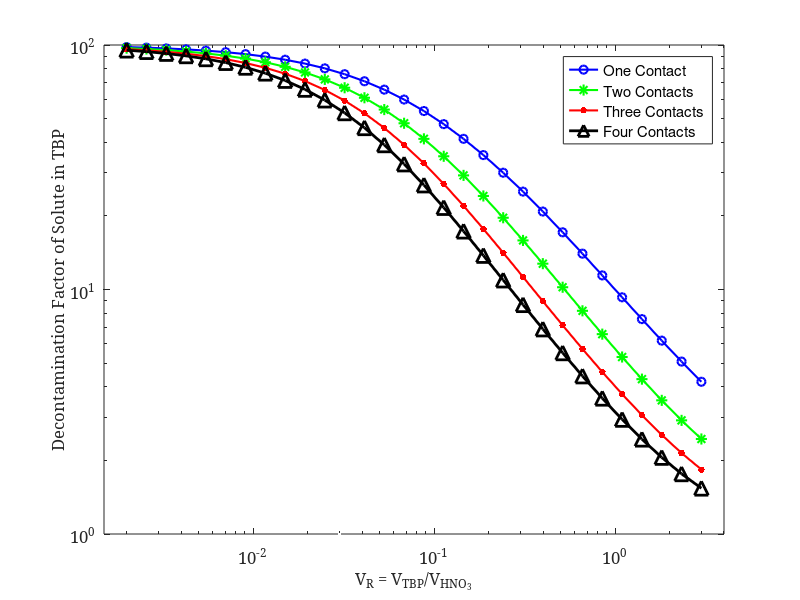

The MATLAB source for this figure:
%This program makes a graph showing how volume affects the mass in each 
% portion of solutionm, and single Step decontamination factors.

N=30; % Make N = 30 for prettier graphs

%%%%%%%%%%%%%%%%%%%%%%%%%%%%%%%%%%%%%%%%%%%%%%%%%%%%%%%%%%%%%%%%%%%%%%%%%%%
%%%%%%%%%%%%%%%%%%%%% Variables/Input/Setup %%%%%%%%%%%%%%%%%%%%%%%%%%%%%%%
%%%%%%%%%%%%%%%%%%%%%%%%%%%%%%%%%%%%%%%%%%%%%%%%%%%%%%%%%%%%%%%%%%%%%%%%%%%

%Volume of TBP added to stock solution
vtl=logspace(-3,0.176091,N);  %Log Space
vt=linspace(0,1.5*2,N);         %Linear Space

%Volume of stock solution (held constant)
vh=0.5;

%Uranium,Pu, Ru, Zr, Nb, Rare earch distribution coefficents
%estimated from reactor handbook for our experiment.
DR=[20,10,0.1,0.01,0.001,0.0001];
%Mass Percent in TBP
pt=zeros(length(DR),length(vt));
ptl=zeros(length(DR),length(vtl));
%Mass Percent in TBP second conatct?
pt2=zeros(length(DR),length(vt));
pt2l=zeros(length(DR),length(vtl));
%Mass Percent in TBP third contact
pt3=zeros(length(DR),length(vt));
pt3l=zeros(length(DR),length(vtl));
%Mass Percent in TBP fourth contact
pt4=zeros(length(DR),length(vt));
pt4l=zeros(length(DR),length(vtl));


%Sum of mass percent after four contacts
spt4=zeros(length(DR),length(vt));
spt4l=zeros(length(DR),length(vt));


%Decontamination factor with respect to Pu
DF=zeros(length(DR)-2,length(vt)); %No U and Pu
DFl=zeros(length(DR)-2,length(vt)); %No U and Pu
%Decontamination factor with respect to Pu second contact?
DF2=zeros(length(DR)-2,length(vt));
DF2l=zeros(length(DR)-2,length(vt));

DF2C=zeros(length(DR)-2,length(vt));
DF2Cl=zeros(length(DR)-2,length(vt));

DF3Cl=zeros(length(DR)-2,length(vt));

%Decontamination factor with respect to Pu combined fourth contact?
DF4C=zeros(length(DR)-2,length(vt));
DF4Cl=zeros(length(DR)-2,length(vt));


%DFOAl=zeros(1,length(vt)); %A single decontamination factor for the listed elements
ptls=zeros(1,length(vt)); %Sum up all the fractions
ptls2=zeros(1,length(vt)); %Sum up all the fractions for the second contact

%%%%%%%%%%%%%%%%%%%%%%%%%%%%%%%%%%%%%%%%%%%%%%%%%%%%%%%%%%%%%%%%%%%%%%%%%%%
%%%%%%%%%%%%%%%%%%%%%%%%%% Calculations %%%%%%%%%%%%%%%%%%%%%%%%%%%%%%%%%%%
%%%%%%%%%%%%%%%%%%%%%%%%%%%%%%%%%%%%%%%%%%%%%%%%%%%%%%%%%%%%%%%%%%%%%%%%%%%

%%%%%%% Calculate the percent in TBP for each Distribution ratio %%%%%%%%%%

%Multiply the separation by 5/7 because we remove only 0.5 ml not 0.7
Hold_up=1;

for i=1:length(DR)
   
   %First contact (remember l stands for logrithmic scale)
   %pt(i,:)=1-((((DR(i).*vt)./vh)+1).^-1);
   pt(i,:)=1./(1+(1/DR(i)).*(vh./vt)).*Hold_up; %Same calculation just another form
   ptl(i,:)=(1-((((DR(i).*vtl)./vh)+1).^-1)).*Hold_up;
   
   
   %Second Contact (if we keep the volume ratio the same between the first
   %and second contacts)
   pt2(i,:)=(1-pt(i,:)).*pt(i,:);
   pt2l(i,:)=(1-ptl(i,:)).*ptl(i,:);
   
   %Third (I think this is right- I didn't think about this)
   pt3(i,:)=(1-pt2(i,:)-pt(i,:)).*pt(i,:);
   pt3l(i,:)=(1-pt2l(i,:)-ptl(i,:)).*ptl(i,:);
   
   %Fourth (I think this is right - I didn't think about this)
   pt4(i,:)=(1-pt3(i,:)-pt2(i,:)-pt(i,:)).*pt(i,:);
   pt4l(i,:)=(1-pt3l(i,:)-pt2l(i,:)-ptl(i,:)).*ptl(i,:);
   
   %Let us add up all the previous
   spt4=pt(i,:)+pt2(i,:)+pt3(i,:)+pt4(i,:);
   spt4l=ptl(i,:)+pt2l(i,:)+pt3l(i,:)+pt4l(i,:);
   
   
end





%%%%%%%%%%%%%%%% Calculate the DF with respect to Pu %%%%%%%%%%%%%%%%%%%%%%

for i=3:length(DR) %i starts at 3 because FP start at 3
    %Decontamination factors for the first contact
    DF(i-2,:)=pt(2,:).*(pt(i,:).^-1);
    DFl(i-2,:)=ptl(2,:).*(ptl(i,:).^-1);
    
    %Decontamination factors for the second contact
    DF2(i-2,:)=pt2(2,:).*(pt2(i,:).^-1);
    DF2l(i-2,:)=pt2l(2,:).*(pt(i,:).^-1);
    
    %Combined decontamination factors (after second contact)
    DF2C(i-2,:)=(pt(2,:)+pt2(2,:)).*((pt(i,:)+pt2(i,:)).^-1);
    DF2Cl(i-2,:)=(ptl(2,:)+pt2l(2,:)).*((ptl(i,:)+pt2l(i,:)).^-1);
    
    %Third and fourth contacts can be carried out in a similiar way with a
    %more clever code
    
    DF3Cl(i-2,:)=(ptl(2,:)+pt2l(2,:)+pt3l(2,:)).*((ptl(i,:)+pt2l(i,:)+pt3l(i,:)).^-1);
    
    %Combined Decontamination factors (after fourth contact)
    DF4C(i-2,:)=(pt(2,:)+pt2(2,:)+pt3(2,:)+pt4(2,:)).*((pt(i,:)+pt2(i,:)+pt3(i,:)+pt4(i,:)).^-1);
    DF4Cl(i-2,:)=(ptl(2,:)+pt2l(2,:)+pt3l(2,:)+pt4l(2,:)).*((ptl(i,:)+pt2l(i,:)+pt3l(i,:)+pt4l(i,:)).^-1);
    
end

%For the overall decontamination factor lets sum all the mass fractions
%We are assuming that all the species have the same mass in the solution,
%which isn't true, but I do not think it will matter. 

for j=1:length(pt(1,:))
    ptls(1,j)=sum(ptl(3:length(ptl(:,1)),j));
    ptls2(1,j)=sum(ptl(3:length(ptl(:,1)),j)+pt2l(3:length(ptl(:,1)),j));
end
DFOAl=ptl(2,:).*(ptls(1,:).^-1)*4;
DFOA2=(ptl(2,:)+pt2l(2,:)).*(ptls2(1,:).^-1)*4;
%%%%%%%%%%%%%%%%%%%%%%%%%%%%%%%%%%%%%%%%%%%%%%%%%%%%%%%%%%%%%%%%%%%%%%%%%%%
%%%%%%%%%%%%%%%%%%%%%%%%%%%%% Plotting %%%%%%%%%%%%%%%%%%%%%%%%%%%%%%%%%%%%
%%%%%%%%%%%%%%%%%%%%%%%%%%%%%%%%%%%%%%%%%%%%%%%%%%%%%%%%%%%%%%%%%%%%%%%%%%%


%%%%%%%%%%%%%%%%%%%%%%%%%%%%%%%%%%%%%%%%%%%%%%%%%%%%%%%%%%%%%%%%%%%%%%%%%%%
%%%%%%%%%%%%%%%%%%%%%%%%%%%%% First Contact %%%%%%%%%%%%%%%%%%%%%%%%%%%%%%%
%%%%%%%%%%%%%%%%%%%%%%%%%%%%%%%%%%%%%%%%%%%%%%%%%%%%%%%%%%%%%%%%%%%%%%%%%%%



%%%%%%%%%%%%%%%%%%%%%%% Plot the mass Percent in TBP %%%%%%%%%%%%%%%%%%%%%%
%%%%%%%%%%%%%%%%%%%%%%%%%%%  Log Scale %%%%%%%%%%%%%%%%%%%%%%%%%%%%%%%%%%%%

semilogx(vtl./vh,100*ptl(1,:),'k--','LineWidth',2); %Uranium
hold on;
semilogx(vtl./vh,100*ptl(2,:),'r.-','LineWidth',1.5,'MarkerSize',20); %Plutonium
semilogx(vtl./vh,100*ptl(3,:),'bo-','LineWidth',1.5,'MarkerSize',8);  %Ru
semilogx(vtl./vh,100*ptl(4,:),'b--','LineWidth',1.5,'MarkerSize',10); %Zr
semilogx(vtl./vh,100*ptl(5,:),'g.-','LineWidth',1.5,'MarkerSize',20); %Nb
semilogx(vtl./vh,100*ptl(6,:),'g*-','LineWidth',1.5,'MarkerSize',10); %RE

xlabel ('V_{TBP}/V_{HNO_{3}}','FontSize',12,'Fontname','Garamond');
ylabel ('Mass Percent of solute in TBP','FontSize',13,'Fontname','Garamond');
grid on;set(gca,'FontSize',12,'Fontname','Garamond');
set(findall(gcf,'type','text'),'FontSize',12,'Fontname','Garamond');
h_legend=legend('U  DR = 20','Pu DR = 10','Ru DR = 0.2','Zr DR = 0.09','Nb DR = 0.025','Rare Earths DR = 0.01');
set(gca,'fontsize',12,'Fontname','Garamond')
set(h_legend,'FontSize',10);
hold off;

%%%%%%%%%%%%%%%%%%%%%%% Plot the mass Percent in TBP %%%%%%%%%%%%%%%%%%%%%%
%%%%%%%%%%%%%%%%%%%%%%%%%%%  Log log %%%%%%%%%%%%%%%%%%%%%%%%%%%%%%%%%%%%

loglog(vtl./vh,100*ptl(1,:),'k--','LineWidth',2); %Uranium
hold on;
loglog(vtl./vh,100*ptl(2,:),'r.-','LineWidth',1.5,'MarkerSize',20); %Plutonium
loglog(vtl./vh,100*ptl(3,:),'bo-','LineWidth',1.5,'MarkerSize',8);  %Ru
loglog(vtl./vh,100*ptl(4,:),'b--','LineWidth',1.5,'MarkerSize',10); %Zr
loglog(vtl./vh,100*ptl(5,:),'g.-','LineWidth',1.5,'MarkerSize',20); %Nb
loglog(vtl./vh,100*ptl(6,:),'g*-','LineWidth',1.5,'MarkerSize',10); %RE

xlabel ('V_{TBP}/V_{HNO_{3}}','FontSize',12,'Fontname','Garamond');
ylabel ('Mass Percent of solute in TBP','FontSize',13,'Fontname','Garamond');
grid on;set(gca,'FontSize',12,'Fontname','Garamond');
set(findall(gcf,'type','text'),'FontSize',12,'Fontname','Garamond');
h_legend=legend('U  DR = 20','Pu DR = 10','Ru DR = 0.2','Zr DR = 0.09','Nb DR = 0.025','Rare Earths DR = 0.01');
set(gca,'fontsize',12,'Fontname','Garamond')
set(h_legend,'FontSize',10);
hold off;

%%%%%%%%%%%%%%%%%%%%%%% Plot the mass Percent in TBP %%%%%%%%%%%%%%%%%%%%%%
%%%%%%%%%%%%%%%%%%%%%%%%%%%  Linear Scale %%%%%%%%%%%%%%%%%%%%%%%%%%%%%%%%%

plot(vt./vh,100*pt(1,:),'k--','LineWidth',2); %Uranium
hold on;
plot(vt./vh,100*pt(2,:),'r.-','LineWidth',1.5,'MarkerSize',20); %Plutonium
plot(vt./vh,100*pt(3,:),'bo-','LineWidth',1.5,'MarkerSize',8);  %Ru
plot(vt./vh,100*pt(4,:),'b--','LineWidth',1.5,'MarkerSize',10); %Zr
plot(vt./vh,100*pt(5,:),'g.-','LineWidth',1.5,'MarkerSize',20); %Nb
plot(vt./vh,100*pt(6,:),'g*-','LineWidth',1.5,'MarkerSize',10); %RE

xlabel ('V_{TBP}/V_{HNO_{3}}','FontSize',12,'Fontname','Garamond');
ylabel ('Mass Percent of solute in TBP','FontSize',13,'Fontname','Garamond');
grid on;set(gca,'FontSize',12,'Fontname','Garamond');
set(findall(gcf,'type','text'),'FontSize',12,'Fontname','Garamond');
h_legend=legend('U  DR = 20','Pu DR = 10','Ru DR = 0.2','Zr DR = 0.09','Nb DR = 0.025','Rare Earths DR = 0.01');
set(gca,'fontsize',12,'Fontname','Garamond')
set(h_legend,'FontSize',10);hold off;

%%%%%%%%%%%%%%%%%%%%%%% Plot the mass Percent in TBP %%%%%%%%%%%%%%%%%%%%%%
%%%%%%%%%%%%%%%%%%%%%%%%% Semi log y %%%%%%%%%%%%%%%%%%%%%%%%%%%%%%%%%%%%%%

semilogy(vt./vh,100*pt(1,:),'k--','LineWidth',2); %Uranium
hold on;
semilogy(vt./vh,100*pt(2,:),'r.-','LineWidth',1.5,'MarkerSize',20); %Plutonium
semilogy(vt./vh,100*pt(3,:),'bo-','LineWidth',1.5,'MarkerSize',8);  %Ru
semilogy(vt./vh,100*pt(4,:),'b--','LineWidth',1.5,'MarkerSize',10); %Zr
semilogy(vt./vh,100*pt(5,:),'g.-','LineWidth',1.5,'MarkerSize',20); %Nb
semilogy(vt./vh,100*pt(6,:),'g*-','LineWidth',1.5,'MarkerSize',10); %RE

xlabel ('V_{TBP}/V_{HNO_{3}}','FontSize',12,'Fontname','Garamond');
ylabel ('Mass Percent of solute in TBP','FontSize',13,'Fontname','Garamond');
grid on;set(gca,'FontSize',12,'Fontname','Garamond');
set(findall(gcf,'type','text'),'FontSize',12,'Fontname','Garamond');
h_legend=legend('U  DR = 20','Pu DR = 10','Ru DR = 0.2','Zr DR = 0.09','Nb DR = 0.025','Rare Earths DR = 0.01');
set(gca,'fontsize',12,'Fontname','Garamond')
set(h_legend,'FontSize',10);
hold off;



%%%%%%%%%%%%%%%% Plot the Decontamination Factor in TBP %%%%%%%%%%%%%%%%%%%
%%%%%%%%%%%%%%%%%%%%%%%%%%%  Log Scale X %%%%%%%%%%%%%%%%%%%%%%%%%%%%%%%%%%

semilogx(vtl./vh,100*DFl(1,:),'k--','LineWidth',2); %Ru
hold on;
semilogx(vtl./vh,100*DFl(2,:),'r.-','LineWidth',1.5,'MarkerSize',20); %Zr
semilogx(vtl./vh,100*DFl(3,:),'bo-','LineWidth',1.5,'MarkerSize',8);  %Nb
semilogx(vtl./vh,100*DFl(4,:),'g*-','LineWidth',1.5,'MarkerSize',10); %RE


xlabel ('V_{TBP}/V_{HNO_{3}}','FontSize',12,'Fontname','Garamond');
ylabel ('Single Pass Decontamination Factor of solute in TBP','FontSize',13,'Fontname','Garamond');
grid on;set(gca,'FontSize',12,'Fontname','Garamond');
set(findall(gcf,'type','text'),'FontSize',12,'Fontname','Garamond');
h_legend=legend('Ru DR = 0.2','Zr DR = 0.09','Nb DR = 0.025','Rare Earths DR = 0.01');
set(gca,'fontsize',12,'Fontname','Garamond')
set(h_legend,'FontSize',10);
hold off;


%%%%%%%%%%%%%%%% Plot the Decontamination Factor in TBP %%%%%%%%%%%%%%%%%%%
%%%%%%%%%%%%%%%%%%%%%%%%%%%  Log Log Scale %%%%%%%%%%%%%%%%%%%%%%%%%%%%%%%%

loglog(vtl./vh,100*DFl(1,:),'k--','LineWidth',2); %Ru
hold on;
loglog(vtl./vh,100*DFl(2,:),'r.-','LineWidth',1.5,'MarkerSize',20); %Zr
loglog(vtl./vh,100*DFl(3,:),'bo-','LineWidth',1.5,'MarkerSize',8);  %Nb
loglog(vtl./vh,100*DFl(4,:),'g*-','LineWidth',1.5,'MarkerSize',10); %RE

xlabel ('V_{TBP}/V_{HNO_{3}}','FontSize',12,'Fontname','Garamond');
ylabel ('Single Pass Decontamination Factor of solute in TBP','FontSize',13,'Fontname','Garamond');
grid on;set(gca,'FontSize',12,'Fontname','Garamond');
set(findall(gcf,'type','text'),'FontSize',12,'Fontname','Garamond');
h_legend=legend('Ru DR = 0.2','Zr DR = 0.09','Nb DR = 0.025','Rare Earths DR = 0.01');
set(gca,'fontsize',12,'Fontname','Garamond')
set(h_legend,'FontSize',10);
hold off;

%%%%%%%%%%%%%%%% Plot the Decontamination Factor in TBP %%%%%%%%%%%%%%%%%%%
%%%%%%%%%%%%%%%%%%%%%%%%%%%  Lin Scale  %%%%%%%%%%%%%%%%%%%%%%%%%%%%%%%%%%%

plot(vtl./vh,100*DF(1,:),'k--','LineWidth',2); %Ru
hold on;
plot(vtl./vh,100*DF(2,:),'r.-','LineWidth',1.5,'MarkerSize',20); %Zr
plot(vtl./vh,100*DF(3,:),'bo-','LineWidth',1.5,'MarkerSize',8);  %Nb
plot(vtl./vh,100*DF(4,:),'g*-','LineWidth',1.5,'MarkerSize',10); %RE


xlabel ('V_{TBP}/V_{HNO_{3}}','FontSize',12,'Fontname','Garamond');
ylabel ('Single Pass Decontamination Factor of solute in TBP','FontSize',13,'Fontname','Garamond');
grid on;set(gca,'FontSize',12,'Fontname','Garamond');
set(findall(gcf,'type','text'),'FontSize',12,'Fontname','Garamond');
h_legend=legend('Ru DR = 0.2','Zr DR = 0.09','Nb DR = 0.025','Rare Earths DR = 0.01');
set(gca,'fontsize',12,'Fontname','Garamond')
set(h_legend,'FontSize',10);
hold off;


%%%%%%%%%%%%%%%% Plot the Decontamination Factor in TBP %%%%%%%%%%%%%%%%%%%
%%%%%%%%%%%%%%%%%%%%%%%%%%%  semi log Scale y %%%%%%%%%%%%%%%%%%%%%%%%%%%%%

semilogy(vtl./vh,100*DF(1,:),'k--','LineWidth',2); %Ru
hold on;
semilogy(vtl./vh,100*DF(2,:),'r.-','LineWidth',1.5,'MarkerSize',20); %Zr
semilogy(vtl./vh,100*DF(3,:),'bo-','LineWidth',1.5,'MarkerSize',8);  %Nb
semilogy(vtl./vh,100*DF(4,:),'g*-','LineWidth',1.5,'MarkerSize',10); %RE


xlabel ('V_{TBP}/V_{HNO_{3}}','FontSize',12,'Fontname','Garamond');
ylabel ('Single Pass Decontamination Factor of solute in TBP','FontSize',13,'Fontname','Garamond');
grid on;set(gca,'FontSize',12,'Fontname','Garamond');
set(findall(gcf,'type','text'),'FontSize',12,'Fontname','Garamond');
h_legend=legend('Ru DR = 0.2','Zr DR = 0.09','Nb DR = 0.025','Rare Earths DR = 0.01');
set(gca,'fontsize',12,'Fontname','Garamond')
set(h_legend,'FontSize',10);
hold off;

%%%%%%%%%%%%%%%%%%%%%%%%%%%%%%%%%%%%%%%%%%%%%%%%%%%%%%%%%%%%%%%%%%%%%%%%%%%
%%%%%%%%%%%%%%%%%%%%%%%%%%%%% Second Contact %%%%%%%%%%%%%%%%%%%%%%%%%%%%%%
%%%%%%%%%%%%%%%%%%%%%%%%%%%%%%%%%%%%%%%%%%%%%%%%%%%%%%%%%%%%%%%%%%%%%%%%%%%


%%%%%%%%%%%%%%%%%%%%%%% Plot the mass Percent in TBP %%%%%%%%%%%%%%%%%%%%%%
%%%%%%%%%%%%%%%%%%%%%%%%%%%  Linear Scale %%%%%%%%%%%%%%%%%%%%%%%%%%%%%%%%%
%%%%%%%%%%%%%%%%%%%%%%%%%%%  Just the second Contact %%%%%%%%%%%%%%%%%%%%%%

plot(vt./vh,100*pt2(1,:),'k--','LineWidth',2); %Uranium
hold on;
plot(vt./vh,100*pt2(2,:),'r.-','LineWidth',1.5,'MarkerSize',20); %Plutonium
plot(vt./vh,100*pt2(3,:),'bo-','LineWidth',1.5,'MarkerSize',8);  %Ru
plot(vt./vh,100*pt2(4,:),'b--','LineWidth',1.5,'MarkerSize',10); %Zr
plot(vt./vh,100*pt2(5,:),'g.-','LineWidth',1.5,'MarkerSize',20); %Nb
plot(vt./vh,100*pt2(6,:),'g*-','LineWidth',1.5,'MarkerSize',10); %RE

xlabel ('V_{TBP}/V_{HNO_{3}}','FontSize',12,'Fontname','Garamond');
ylabel ('Mass Percent of solute in TBP Second Contact','FontSize',13,'Fontname','Garamond');
grid on;set(gca,'FontSize',12,'Fontname','Garamond');
set(findall(gcf,'type','text'),'FontSize',12,'Fontname','Garamond');
h_legend=legend('U  DR = 20','Pu DR = 10','Ru DR = 0.2','Zr DR = 0.09','Nb DR = 0.025','Rare Earths DR = 0.01');
set(gca,'fontsize',12,'Fontname','Garamond')
set(h_legend,'FontSize',10);
%ylim([0,100]);
hold off;


%%%%%%%%%%%%%%%%%%%%%%%%%%%  Just the second Contact %%%%%%%%%%%%%%%%%%%%%%
%%%%%%%%%%%%%%%%%%%%%%% Plot the mass Percent in TBP %%%%%%%%%%%%%%%%%%%%%%
%%%%%%%%%%%%%%%%%%%%%%%%%%%  Log Scale %%%%%%%%%%%%%%%%%%%%%%%%%%%%%%%%%%%%

semilogx(vtl./vh,100*pt2l(1,:),'k--','LineWidth',2); %Uranium
hold on;
semilogx(vtl./vh,100*pt2l(2,:),'r.-','LineWidth',1.5,'MarkerSize',20); %Plutonium
semilogx(vtl./vh,100*pt2l(3,:),'bo-','LineWidth',1.5,'MarkerSize',8);  %Ru
semilogx(vtl./vh,100*pt2l(4,:),'b--','LineWidth',1.5,'MarkerSize',10); %Zr
semilogx(vtl./vh,100*pt2l(5,:),'g.-','LineWidth',1.5,'MarkerSize',20); %Nb
semilogx(vtl./vh,100*pt2l(6,:),'g*-','LineWidth',1.5,'MarkerSize',10); %RE

xlabel ('V_{TBP}/V_{HNO_{3}}','FontSize',12,'Fontname','Garamond');
ylabel ('Mass Percent of solute in Second Contact','FontSize',13,'Fontname','Garamond');
grid on;set(gca,'FontSize',12,'Fontname','Garamond');
set(findall(gcf,'type','text'),'FontSize',12,'Fontname','Garamond');
h_legend=legend('U  DR = 20','Pu DR = 10','Ru DR = 0.2','Zr DR = 0.09','Nb DR = 0.025','Rare Earths DR = 0.01');
set(gca,'fontsize',12,'Fontname','Garamond')
set(h_legend,'FontSize',10);
hold off;









%%%%%%%%%%%%%%%%%%%%%%% Plot the mass Percent in TBP %%%%%%%%%%%%%%%%%%%%%%
%%%%%%%%%%%%%%%%%%%%%%%%%%%  Linear Scale %%%%%%%%%%%%%%%%%%%%%%%%%%%%%%%%%
%%%%%%%%%%%%%%%%%%%%%%%%%%%  First + Second Contact %%%%%%%%%%%%%%%%%%%%%%%

plot(vt./vh,100*(pt2(1,:)+pt(1,:)),'k--','LineWidth',2); %Uranium
hold on;
plot(vt./vh,100*(pt2(2,:)+pt(2,:)),'r.-','LineWidth',1.5,'MarkerSize',20); %Plutonium
plot(vt./vh,100*(pt2(3,:)+pt(3,:)),'bo-','LineWidth',1.5,'MarkerSize',8);  %Ru
plot(vt./vh,100*(pt2(4,:)+pt(4,:)),'b--','LineWidth',1.5,'MarkerSize',10); %Zr
plot(vt./vh,100*(pt2(5,:)+pt(5,:)),'g.-','LineWidth',1.5,'MarkerSize',20); %Nb
plot(vt./vh,100*(pt2(6,:)+pt(6,:)),'g*-','LineWidth',1.5,'MarkerSize',10); %RE

xlabel ('V_{TBP}/V_{HNO_{3}}','FontSize',12,'Fontname','Garamond');
ylabel ('Mass Percent of solute in TBP Second Contact','FontSize',13,'Fontname','Garamond');
grid on;set(gca,'FontSize',12,'Fontname','Garamond');
set(findall(gcf,'type','text'),'FontSize',12,'Fontname','Garamond');
h_legend=legend('U  DR = 20','Pu DR = 10','Ru DR = 0.2','Zr DR = 0.09','Nb DR = 0.025','Rare Earths DR = 0.01');
set(gca,'fontsize',12,'Fontname','Garamond')
set(h_legend,'FontSize',10);

hold off;

%%%%%%%%%%%%%%%%%%%%%%%%%%% Just the second contact %%%%%%%%%%%%%%%%%%%%%%%
%%%%%%%%%%%%%%%% Plot the Decontamination Factor in TBP %%%%%%%%%%%%%%%%%%%
%%%%%%%%%%%%%%%%%%%%%%%%%%%  Log Log Scale %%%%%%%%%%%%%%%%%%%%%%%%%%%%%%%%

loglog(vtl./vh,DF2l(1,:),'k--','LineWidth',2); %Ru
hold on;
loglog(vtl./vh,DF2l(2,:),'r.-','LineWidth',1.5,'MarkerSize',20); %Zr
loglog(vtl./vh,DF2l(3,:),'bo-','LineWidth',1.5,'MarkerSize',8);  %Nb
loglog(vtl./vh,DF2l(4,:),'g*-','LineWidth',1.5,'MarkerSize',10); %RE

xlabel ('V_{TBP}/V_{HNO_{3}}','FontSize',12,'Fontname','Garamond');
ylabel ('Second Pass Decontamination Factor of solute in TBP','FontSize',13,'Fontname','Garamond');
grid on;set(gca,'FontSize',12,'Fontname','Garamond');
set(findall(gcf,'type','text'),'FontSize',12,'Fontname','Garamond');
h_legend=legend('Ru DR = 0.2','Zr DR = 0.09','Nb DR = 0.025','Rare Earths DR = 0.01');
set(gca,'fontsize',12,'Fontname','Garamond')
set(h_legend,'FontSize',10);
hold off;

%%%%%%%%%%%%%%%%%%%%%%%%%%% First and second contact %%%%%%%%%%%%%%%%%%%%%%%
%%%%%%%%%%%%%%%% Plot the Decontamination Factor in TBP %%%%%%%%%%%%%%%%%%%
%%%%%%%%%%%%%%%%%%%%%%%%%%%  Log Log Scale %%%%%%%%%%%%%%%%%%%%%%%%%%%%%%%%

loglog(vtl./vh,DF2Cl(1,:),'k--','LineWidth',4); %Ru
hold on;
loglog(vtl./vh,DF2Cl(2,:),'r.-','LineWidth',2,'MarkerSize',20); %Zr
loglog(vtl./vh,DF2Cl(3,:),'bo-','LineWidth',2,'MarkerSize',8);  %Nb
loglog(vtl./vh,DF2Cl(4,:),'g*-','LineWidth',2,'MarkerSize',10); %RE
loglog(vtl./vh,DFOAl(1,:),'kx-','LineWidth',2,'MarkerSize',12); %Sum

xlabel ('V_{TBP}/V_{HNO_{3}}','FontSize',12,'Fontname','Garamond');
ylabel ('Combined Decontamination Factor of solute in TBP','FontSize',13,'Fontname','Garamond');
grid on;set(gca,'FontSize',12,'Fontname','Garamond');
set(findall(gcf,'type','text'),'FontSize',12,'Fontname','Garamond');
h_legend=legend('Ru DR = 0.2','Zr DR = 0.09','Nb DR = 0.025','Rare Earths DR = 0.01','Previous Added');
set(gca,'fontsize',12,'Fontname','Garamond')
set(h_legend,'FontSize',10);
hold off;
hold on;

%%%%%%%%%%%%%%%%%%%%%%%%%% Plot the first pass again to compare
loglog(vtl./vh,DFl(1,:),'k--','LineWidth',2); %Ru
hold on;
loglog(vtl./vh,DFl(2,:),'r.-','LineWidth',1.5,'MarkerSize',20); %Zr
loglog(vtl./vh,DFl(3,:),'bo-','LineWidth',1.5,'MarkerSize',8);  %Nb
loglog(vtl./vh,DFl(4,:),'g*-','LineWidth',1.5,'MarkerSize',10); %RE
loglog(vtl./vh,DFOA2(1,:),'kx-','LineWidth',2,'MarkerSize',12); %Sum

xlabel ('V_{TBP}/V_{HNO_{3}}','FontSize',12,'Fontname','Garamond');
ylabel ('Decontamination Factor of solute in TBP','FontSize',13,'Fontname','Garamond');
grid on;set(gca,'FontSize',12,'Fontname','Garamond');
set(findall(gcf,'type','text'),'FontSize',12,'Fontname','Garamond');
hold off;


%%%%%%%%%%%%%%%%%%%%%%%%%%% First and second contact (no add) %%%%%%%%%%%%%%%%%%%%%%%
%%%%%%%%%%%%%%%% Plot the Decontamination Factor in TBP %%%%%%%%%%%%%%%%%%%
%%%%%%%%%%%%%%%%%%%%%%%%%%%  Log Log Scale %%%%%%%%%%%%%%%%%%%%%%%%%%%%%%%%

loglog(vtl./vh,DF2Cl(1,:),'k--','LineWidth',4); %Ru
hold on;
loglog(vtl./vh,DF2Cl(2,:),'r.-','LineWidth',2,'MarkerSize',20); %Zr
loglog(vtl./vh,DF2Cl(3,:),'bo-','LineWidth',2,'MarkerSize',8);  %Nb
loglog(vtl./vh,DF2Cl(4,:),'g*-','LineWidth',2,'MarkerSize',10); %RE

xlabel ('V_{TBP}/V_{HNO_{3}}','FontSize',12,'Fontname','Garamond');
ylabel ('Combined Decontamination Factor of solute in TBP','FontSize',13,'Fontname','Garamond');
grid on;set(gca,'FontSize',12,'Fontname','Garamond');
set(findall(gcf,'type','text'),'FontSize',12,'Fontname','Garamond');
h_legend=legend('DC = 0.2','DC = 0.09','DC = 0.025','DC = 0.01');
set(gca,'fontsize',12,'Fontname','Garamond')
set(h_legend,'FontSize',10);
hold off;
hold on;

%%%%%%%%%%%%%%%%%%%%%%%%%% Plot the first pass again to compare
loglog(vtl./vh,DFl(1,:),'k--','LineWidth',2); %Ru
hold on;
loglog(vtl./vh,DFl(2,:),'r.-','LineWidth',1.5,'MarkerSize',20); %Zr
loglog(vtl./vh,DFl(3,:),'bo-','LineWidth',1.5,'MarkerSize',8);  %Nb
loglog(vtl./vh,DFl(4,:),'g*-','LineWidth',1.5,'MarkerSize',10); %RE

xlabel ('V_{TBP}/V_{HNO_{3}}','FontSize',12,'Fontname','Garamond');
ylabel ('Decontamination Factor of solute in TBP','FontSize',13,'Fontname','Garamond');
grid on;set(gca,'FontSize',12,'Fontname','Garamond');
set(findall(gcf,'type','text'),'FontSize',12,'Fontname','Garamond');
hold off;



%%%%%%%%%%%%%%%%%%%%%%%%%%% First and fourth contact (no add) %%%%%%%%%%%%%%%%%%%%%%%
%%%%%%%%%%%%%%%% Plot the Decontamination Factor in TBP %%%%%%%%%%%%%%%%%%%
%%%%%%%%%%%%%%%%%%%%%%%%%%%  Log Log Scale %%%%%%%%%%%%%%%%%%%%%%%%%%%%%%%%

loglog(vtl./vh,DF4Cl(1,:),'k^-','LineWidth',2,'MarkerSize',10); %Ru
hold on;
loglog(vtl./vh,DF4Cl(2,:),'r.-','LineWidth',2,'MarkerSize',20); %Zr
loglog(vtl./vh,DF4Cl(3,:),'bo-','LineWidth',2,'MarkerSize',8);  %Nb
loglog(vtl./vh,DF4Cl(4,:),'g*-','LineWidth',2,'MarkerSize',10); %RE

xlabel ('V_{TBP}/V_{HNO_{3}}','FontSize',12,'Fontname','Garamond');
ylabel ('Combined Decontamination Factor of solute in TBP','FontSize',13,'Fontname','Garamond');
grid on;set(gca,'FontSize',12,'Fontname','Garamond');
set(findall(gcf,'type','text'),'FontSize',12,'Fontname','Garamond');
h_legend=legend('DC = 0.1','DC = 0.01','DC = 0.001','DC = 0.0001');
set(gca,'fontsize',12,'Fontname','Garamond')
set(h_legend,'FontSize',10);
hold off;
hold on;

%%%%%%%%%%%%%%%%%%%%%%%%%% Plot the first pass again to compare
loglog(vtl./vh,DFl(1,:),'k^-','LineWidth',1.5,'MarkerSize',8); 
hold on;
loglog(vtl./vh,DFl(2,:),'r.-','LineWidth',1.5,'MarkerSize',15); 
loglog(vtl./vh,DFl(3,:),'bo-','LineWidth',1.5,'MarkerSize',6);  
loglog(vtl./vh,DFl(4,:),'g*-','LineWidth',1.5,'MarkerSize',8); 

xlabel ('V_{TBP}/V_{HNO_{3}}','FontSize',12,'Fontname','Garamond');
ylabel ('Decontamination Factor of solute in TBP','FontSize',13,'Fontname','Garamond');
grid on;set(gca,'FontSize',12,'Fontname','Garamond');
set(findall(gcf,'type','text'),'FontSize',12,'Fontname','Garamond');
hold off;

%%%% Add an extra vert line
hold on;
loglog(ones(1,N)*1.4,logspace(0,5,N),'m','LineWidth',2.5)
xlim([0.0015,4])


%vtl(27)/vh;   27 on the log scale is close to what we want with a volume
%ratio of 5/7

%Actual DF values at the 5/7 ratio
disp('Four contact')
disp(DF4Cl(:,27))
disp('First contact')
disp(DFl(:,27))

%The Ratio between 4th contact and the first
disp('Ratio between 4th and first')
disp(DF4Cl(:,27)./DFl(:,27))




hold off;
p(1)=loglog(vtl./vh,DFl(1,:),'bo-','LineWidth',1.5,'MarkerSize',6); 
hold on;
p(2)=loglog(vtl./vh,DF2Cl(1,:),'g*-','LineWidth',1.5,'MarkerSize',8); 
p(3)=loglog(vtl./vh,DF3Cl(1,:),'r.-','LineWidth',1.5,'MarkerSize',15); 
p(4)=loglog(vtl./vh,DF4Cl(1,:),'k^-','LineWidth',2,'MarkerSize',10);
xlabel ('V_{R} = V_{TBP}/V_{HNO_{3}}','FontSize',12,'Fontname','Garamond');
%grid on;
hline=loglog(0.03,1,'w');


ylabel ('Decontamination Factor of Solute in TBP','FontSize',13,'Fontname','Garamond');
set(gca,'FontSize',12,'Fontname','Garamond');
set(findall(gcf,'type','text'),'FontSize',12,'Fontname','Garamond');
leg1=legend(p,'One Contact','Two Contacts','Three Contacts','Four Contacts');

%loglog(ones(1,N)*1.4,logspace(0,2,N),'m','LineWidth',2)
xlim([0.0015,4])

